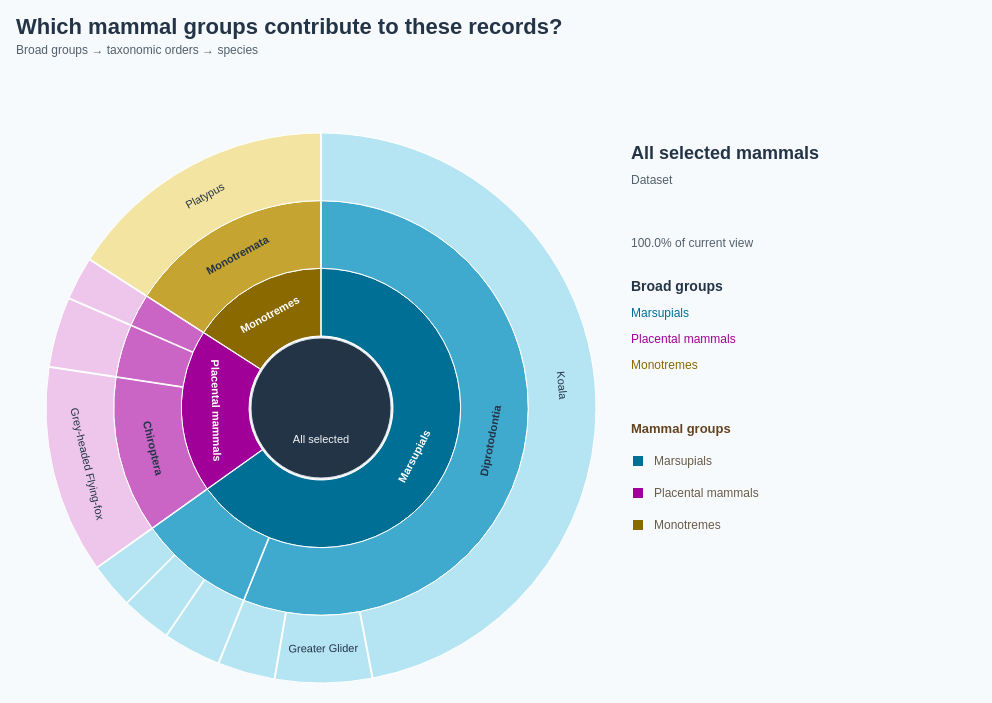

Here is the Vega-Lite specification saved for this chart:
### Vega specification from a JSON file in a GitHub repository (floating-point values rounded to 4 significant figures)
{"$schema": "https://vega.github.io/schema/vega/v5.json", "description": "Zoomable sunburst using exactly the 4,034 observations for the 10 species embedded in DotMap.vg.json. Broad mammal group → taxonomic order → species. Species counts are aggregated directly from DotMap observations, including its coordinate and species selection. Higher taxonomy matched by genus to the Mammal Diversity Database, https://raw.githubusercontent.com/mammaldiversity/mammaldiversity.github.io/master/_data/mdd.csv (retrieved 2026-10-10); input scientific names retained. Internal counts are zero to avoid double counting. Counts reflect recording activity, not animal abundance. Click groups or orders to focus; click centre to return to parent; Escape resets. All data embedded. All rings follow mammal-group colours, with lighter shades for taxonomic orders and species. Uses the 10 most recent available observation years (2017–2026), including partial 2026.", "width": 960, "height": 614, "padding": 16, "background": "#f7fafc", "title": {"text": "Which mammal groups contribute to these records?", "subtitle": ["Broad groups → taxonomic orders → species"], "anchor": "start", "fontSize": 22, "color": "#243447", "subtitleFontSize": 12, "subtitleColor": "#52606d", "offset": 16, "subtitlePadding": 6, "subtitleLineHeight": 16, "font": "Arial", "fontWeight": "bold", "subtitleFont": "Arial"}, "signals": [{"name": "persistentFocus", "value": "all", "on": [{"events": "@segments:click, @childLabels:click", "update": "datum.children > 0 ? datum.id : persistentFocus"}, {"events": "@centre:click", "update": "persistentFocus === 'all' ? 'all' : data('focusNode')[0].parent"}, {"events": "view:keydown[event.key === 'Escape']", "update": "'all'"}, {"events": {"signal": "selectedMammalGroup"}, "update": "selectedMammalGroup || 'all'"}]}, {"name": "hovered", "value": null, "on": [{"events": "@segments:mouseover, @childLabels:mouseover", "update": "datum.id"}, {"events": "@segments:mouseout, @childLabels:mouseout", "update": "null"}, {"events": {"signal": "focus"}, "update": "null"}]}, {"name": "current", "update": "data('focusNode')[0]"}, {"name": "hole", "value": 72}, {"name": "radius", "value": 275}, {"name": "ring", "update": "(radius - hole) / (3 - current.depth)"}, {"name": "detail", "update": "hovered ? data('hoverNode')[0] : current"}, {"name": "legendColumnWidth", "value": 280}, {"name": "legendSymbolSize", "value": 100}, {"name": "selectedMammalGroup", "value": null, "on": [{"events": "@groupLegendSymbols:click, @groupLegendLabels:click", "update": "selectedMammalGroup === datum.group ? null : datum.group"}]}, {"name": "hoveredMammalGroup", "value": null, "on": [{"events": "@groupLegendSymbols:mouseover, @groupLegendLabels:mouseover", "update": "datum.group"}, {"events": "@groupLegendSymbols:mouseout, @groupLegendLabels:mouseout", "update": "null"}]}, {"name": "focus", "update": "hoveredMammalGroup != null ? hoveredMammalGroup : persistentFocus"}, {"name": "groupLegendTop", "update": "244 + length(data('children')) * 26 + 38"}], "data": [{"name": "taxonomy", "values": [{"id": "all", "parent": null, "label": "All selected mammals", "level": "Dataset", "count": 0, "path": "All selected mammals", "total": 4034, "speciesCount": 10}, {"id": "Marsupials", "parent": "all", "label": "Marsupials", "group": "Marsupials", "level": "Broad group", "count": 0, "path": "All selected mammals → Marsupials", "total": 2628, "speciesCount": 6}, {"id": "order:Dasyuromorphia", "parent": "Marsupials", "label": "Dasyuromorphia", "group": "Marsupials", "level": "Order", "count": 0, "path": "Marsupials → Dasyuromorphia", "total": 366, "speciesCount": 3}, {"id": "species:Dasyurus maculatus", "parent": "order:Dasyuromorphia", "label": "Spotted-tailed Quoll", "scientific": "Dasyurus maculatus", "group": "Marsupials", "level": "Species", "count": 120, "path": "Marsupials → Dasyuromorphia → Spotted-tailed Quoll", "total": 120, "speciesCount": 1}, {"id": "species:Dasyurus viverrinus", "parent": "order:Dasyuromorphia", "label": "Eastern Quoll", "scientific": "Dasyurus viverrinus", "group": "Marsupials", "level": "Species", "count": 108, "path": "Marsupials → Dasyuromorphia → Eastern Quoll", "total": 108, "speciesCount": 1}, {"id": "species:Sarcophilus harrisii", "parent": "order:Dasyuromorphia", "label": "Tasmanian Devil", "scientific": "Sarcophilus harrisii", "group": "Marsupials", "level": "Species", "count": 138, "path": "Marsupials → Dasyuromorphia → Tasmanian Devil", "total": 138, "speciesCount": 1}, {"id": "order:Diprotodontia", "parent": "Marsupials", "label": "Diprotodontia", "group": "Marsupials", "level": "Order", "count": 0, "path": "Marsupials → Diprotodontia", "total": 2262, "speciesCount": 3}, {"id": "species:Petauroides volans", "parent": "order:Diprotodontia", "label": "Greater Glider", "scientific": "Petauroides volans", "group": "Marsupials", "level": "Species", "count": 230, "path": "Marsupials → Diprotodontia → Greater Glider", "total": 230, "speciesCount": 1}, {"id": "species:Phascolarctos cinereus", "parent": "order:Diprotodontia", "label": "Koala", "scientific": "Phascolarctos cinereus", "group": "Marsupials", "level": "Species", "count": 1896, "path": "Marsupials → Diprotodontia → Koala", "total": 1896, "speciesCount": 1}, {"id": "species:Setonix brachyurus", "parent": "order:Diprotodontia", "label": "Quokka", "scientific": "Setonix brachyurus", "group": "Marsupials", "level": "Species", "count": 136, "path": "Marsupials → Diprotodontia → Quokka", "total": 136, "speciesCount": 1}, {"id": "Placental mammals", "parent": "all", "label": "Placental mammals", "group": "Placental mammals", "level": "Broad group", "count": 0, "path": "All selected mammals → Placental mammals", "total": 764, "speciesCount": 3}, {"id": "order:Carnivora", "parent": "Placental mammals", "label": "Carnivora", "group": "Placental mammals", "level": "Order", "count": 0, "path": "Placental mammals → Carnivora", "total": 103, "speciesCount": 1}, {"id": "species:Neophoca cinerea", "parent": "order:Carnivora", "label": "Australian Sea Lion", "scientific": "Neophoca cinerea", "group": "Placental mammals", "level": "Species", "count": 103, "path": "Placental mammals → Carnivora → Australian Sea Lion", "total": 103, "speciesCount": 1}, {"id": "order:Chiroptera", "parent": "Placental mammals", "label": "Chiroptera", "group": "Placental mammals", "level": "Order", "count": 0, "path": "Placental mammals → Chiroptera", "total": 494, "speciesCount": 1}, {"id": "species:Pteropus poliocephalus", "parent": "order:Chiroptera", "label": "Grey-headed Flying-fox", "scientific": "Pteropus poliocephalus", "group": "Placental mammals", "level": "Species", "count": 494, "path": "Placental mammals → Chiroptera → Grey-headed Flying-fox", "total": 494, "speciesCount": 1}, {"id": "order:Lagomorpha", "parent": "Placental mammals", "label": "Lagomorpha", "group": "Placental mammals", "level": "Order", "count": 0, "path": "Placental mammals → Lagomorpha", "total": 167, "speciesCount": 1}, {"id": "species:Oryctolagus cuniculus", "parent": "order:Lagomorpha", "label": "European Rabbit", "scientific": "Oryctolagus cuniculus", "group": "Placental mammals", "level": "Species", "count": 167, "path": "Placental mammals → Lagomorpha → European Rabbit", "total": 167, "speciesCount": 1}, {"id": "Monotremes", "parent": "all", "label": "Monotremes", "group": "Monotremes", "level": "Broad group", "count": 0, "path": "All selected mammals → Monotremes", "total": 642, "speciesCount": 1}, {"id": "order:Monotremata", "parent": "Monotremes", "label": "Monotremata", "group": "Monotremes", "level": "Order", "count": 0, "path": "Monotremes → Monotremata", "total": 642, "speciesCount": 1}, {"id": "species:Ornithorhynchus anatinus", "parent": "order:Monotremata", "label": "Platypus", "scientific": "Ornithorhynchus anatinus", "group": "Monotremes", "level": "Species", "count": 642, "path": "Monotremes → Monotremata → Platypus", "total": 642, "speciesCount": 1}]}, {"name": "tree", "source": "taxonomy", "transform": [{"type": "stratify", "key": "id", "parentKey": "parent"}, {"type": "partition", "field": "count", "sort": {"field": "value", "order": "descending"}, "size": [1, 1]}]}, {"name": "focusNode", "source": "tree", "transform": [{"type": "filter", "expr": "datum.id === focus"}]}, {"name": "hoverNode", "source": "tree", "transform": [{"type": "filter", "expr": "datum.id === hovered"}]}, {"name": "visible", "source": "tree", "transform": [{"type": "filter", "expr": "datum.depth > current.depth && datum.x0 >= current.x0 - 1e-10 && datum.x1 <= current.x1 + 1e-10"}, {"type": "formula", "expr": "2 * PI * (datum.x0 - current.x0) / (current.x1 - current.x0)", "as": "start"}, {"type": "formula", "expr": "2 * PI * (datum.x1 - current.x0) / (current.x1 - current.x0)", "as": "end"}, {"type": "formula", "expr": "hole + (datum.depth - current.depth - 1) * ring", "as": "inner"}, {"type": "formula", "expr": "hole + (datum.depth - current.depth) * ring", "as": "outer"}, {"type": "formula", "expr": "(datum.start + datum.end) / 2", "as": "mid"}]}, {"name": "children", "source": "tree", "transform": [{"type": "filter", "expr": "datum.parent === focus"}, {"type": "window", "sort": {"field": ["total", "label"], "order": ["descending", "ascending"]}, "ops": ["row_number"], "as": ["rank"]}, {"type": "filter", "expr": "datum.rank <= 12"}]}, {"name": "groupLegend", "values": [{"group": "Marsupials", "x": 16}, {"group": "Placental mammals", "x": 240}, {"group": "Monotremes", "x": 505}]}], "scales": [{"name": "groupColor", "type": "ordinal", "domain": ["Marsupials", "Placental mammals", "Monotremes"], "range": ["#006F95", "#A00097", "#8A6900"]}, {"name": "orderColor", "type": "ordinal", "domain": ["Marsupials", "Placental mammals", "Monotremes"], "range": ["#40A9CE", "#CA65C5", "#C5A431"]}, {"name": "leafColor", "type": "ordinal", "domain": ["Marsupials", "Placental mammals", "Monotremes"], "range": ["#B5E4F2", "#EEC6EC", "#F3E4A1"]}], "marks": [{"name": "segments", "type": "arc", "from": {"data": "visible"}, "encode": {"update": {"x": {"value": 305}, "y": {"value": 335}, "startAngle": {"field": "start"}, "endAngle": {"field": "end"}, "innerRadius": {"field": "inner"}, "outerRadius": {"field": "outer"}, "fill": {"signal": "scale(datum.depth === 1 ? 'groupColor' : datum.depth === 2 ? 'orderColor' : 'leafColor', datum.group)"}, "fillOpacity": {"value": 1}, "stroke": {"signal": "hovered === datum.id ? '#243447' : '#ffffff'"}, "strokeWidth": {"signal": "hovered === datum.id ? 2.5 : 1"}, "padAngle": {"value": 0.003}, "cursor": {"signal": "datum.children > 0 ? 'pointer' : 'default'"}, "tooltip": {"signal": "{'Name': datum.label, 'Level': datum.level, 'Scientific name': datum.scientific || '—', 'Observations': format(datum.total, ',d'), 'Share of current view': format(datum.total / current.total, '.1%'), 'Species': datum.speciesCount}"}, "description": {"signal": "datum.path + ': ' + format(datum.total, ',d') + ' observations'"}}}}, {"name": "arcLabels", "type": "text", "interactive": false, "from": {"data": "visible"}, "encode": {"update": {"x": {"value": 305}, "y": {"value": 335}, "theta": {"field": "mid"}, "radius": {"signal": "(datum.inner + datum.outer) / 2"}, "angle": {"signal": "datum.mid * 180 / PI + (datum.mid > PI / 2 && datum.mid < 3 * PI / 2 ? 180 : 0)"}, "align": {"value": "center"}, "baseline": {"value": "middle"}, "text": {"signal": "datum.id === 'order:Dasyuromorphia' ? '' : datum.label"}, "fontSize": {"value": 11}, "fontWeight": {"signal": "datum.children > 0 ? 'bold' : 'normal'"}, "fill": {"signal": "datum.depth === 1 ? '#ffffff' : '#243447'"}, "limit": {"signal": "min(130, (datum.end - datum.start) * (datum.inner + datum.outer) / 2 - 12)"}, "opacity": {"signal": "(datum.end - datum.start) * (datum.inner + datum.outer) / 2 > 65 ? 1 : 0"}}}}, {"name": "centre", "type": "arc", "encode": {"update": {"x": {"value": 305}, "y": {"value": 335}, "startAngle": {"value": 0}, "endAngle": {"signal": "2 * PI"}, "innerRadius": {"value": 0}, "outerRadius": {"signal": "hole - 2"}, "fill": {"value": "#243447"}, "stroke": {"value": "#dce4ed"}, "cursor": {"signal": "focus === 'all' ? 'default' : 'pointer'"}, "tooltip": {"signal": "{'Current group': current.label}"}}}}, {"name": "centreCount", "type": "text", "interactive": false, "encode": {"update": {"x": {"value": 305}, "y": {"value": 327}, "text": {"value": ""}, "fontSize": {"value": 22}, "fill": {"value": "#ffffff"}, "align": {"value": "center"}, "fontWeight": {"value": "bold"}}}}, {"name": "centreCaption", "type": "text", "interactive": false, "encode": {"update": {"x": {"value": 305}, "y": {"value": 350}, "text": {"value": ""}, "fontSize": {"value": 11}, "fill": {"value": "#F1F4F8"}, "align": {"value": "center"}}}}, {"name": "centreBack", "type": "text", "interactive": false, "encode": {"update": {"x": {"value": 305}, "y": {"value": 370}, "text": {"signal": "focus === 'all' ? 'All selected' : '↑ Go back'"}, "fontSize": {"value": 11}, "fill": {"value": "#F1F4F8"}, "align": {"value": "center"}}}}, {"name": "detailTitle", "type": "text", "interactive": false, "encode": {"update": {"x": {"value": 615}, "y": {"value": 86}, "text": {"signal": "detail.label"}, "fontSize": {"value": 18}, "fill": {"value": "#243447"}, "fontWeight": {"value": "bold"}, "limit": {"value": 330}}}}, {"name": "detailLevel", "type": "text", "interactive": false, "encode": {"update": {"x": {"value": 615}, "y": {"value": 111}, "text": {"signal": "detail.level + (detail.scientific ? ' · ' + detail.scientific : '')"}, "fontSize": {"value": 12}, "fill": {"value": "#52606d"}, "limit": {"value": 330}}}}, {"name": "detailCount", "type": "text", "interactive": false, "encode": {"update": {"x": {"value": 615}, "y": {"value": 147}, "text": {"value": ""}, "fontSize": {"value": 22}, "fill": {"value": "#243447"}, "fontWeight": {"value": "bold"}}}}, {"name": "detailShare", "type": "text", "interactive": false, "encode": {"update": {"x": {"value": 615}, "y": {"value": 174}, "text": {"signal": "format(detail.total / current.total, '.1%') + ' of current view'"}, "fontSize": {"value": 12}, "fill": {"value": "#52606d"}}}}, {"name": "listTitle", "type": "text", "interactive": false, "encode": {"update": {"x": {"value": 615}, "y": {"value": 218}, "text": {"signal": "current.depth === 0 ? 'Broad groups' : current.depth === 1 ? 'Taxonomic orders' : 'Species'"}, "fontSize": {"value": 14}, "fill": {"value": "#243447"}, "fontWeight": {"value": "bold"}}}}, {"name": "childLabels", "type": "text", "from": {"data": "children"}, "encode": {"update": {"x": {"value": 615}, "y": {"signal": "244 + (datum.rank - 1) * 26"}, "text": {"field": "label"}, "fontSize": {"value": 12}, "fill": {"scale": "groupColor", "field": "group"}, "fontWeight": {"signal": "hovered === datum.id ? 'bold' : 'normal'"}, "limit": {"value": 245}, "cursor": {"signal": "datum.children > 0 ? 'pointer' : 'default'"}, "tooltip": {"signal": "{'Name': datum.label, 'Observations': format(datum.total, ',d'), 'Share of current view': format(datum.total / current.total, '.1%')}"}}}}, {"name": "childCounts", "type": "text", "interactive": false, "from": {"data": "children"}, "encode": {"update": {"x": {"value": 944}, "y": {"signal": "244 + (datum.rank - 1) * 26"}, "align": {"value": "right"}, "text": {"value": ""}, "fontSize": {"value": 12}, "fill": {"value": "#52606d"}}}}, {"name": "groupLegendSymbols", "type": "symbol", "from": {"data": "groupLegend"}, "encode": {"update": {"x": {"value": 622}, "y": {"signal": "groupLegendTop + 28 + (datum.group === 'Marsupials' ? 0 : datum.group === 'Placental mammals' ? 1 : 2) * 32"}, "shape": {"value": "square"}, "size": {"signal": "legendSymbolSize"}, "fill": {"scale": "groupColor", "field": "group"}, "cursor": {"value": "pointer"}, "opacity": {"signal": "focus === 'all' || current.group === datum.group ? 1 : 0.3"}}}, "interactive": true}, {"name": "groupLegendLabels", "type": "text", "from": {"data": "groupLegend"}, "encode": {"update": {"x": {"value": 638}, "y": {"signal": "groupLegendTop + 28 + (datum.group === 'Marsupials' ? 0 : datum.group === 'Placental mammals' ? 1 : 2) * 32"}, "baseline": {"value": "middle"}, "text": {"field": "group"}, "fontSize": {"value": 12}, "fill": {"value": "#6a5b49"}, "font": {"value": "Arial"}, "cursor": {"value": "pointer"}, "opacity": {"signal": "focus === 'all' || current.group === datum.group ? 1 : 0.3"}, "fontWeight": {"signal": "focus !== 'all' && current.group === datum.group ? 'bold' : 'normal'"}}}, "interactive": true}, {"name": "groupLegendTitle", "type": "text", "interactive": false, "encode": {"update": {"x": {"value": 615}, "y": {"signal": "groupLegendTop"}, "text": {"value": "Mammal groups"}, "font": {"value": "Arial"}, "fontSize": {"value": 13}, "fontWeight": {"value": "bold"}, "fill": {"value": "#634320"}}}}], "config": {"font": "Arial", "legend": {"labelFont": "Arial", "titleFont": "Arial", "labelFontSize": 12, "titleFontSize": 13, "titleFontWeight": "bold", "labelColor": "#6a5b49", "titleColor": "#634320", "symbolType": "square", "symbolSize": 100, "rowPadding": 8, "columnPadding": 24, "labelOffset": 8}}, "usermeta": {"observationWindow": {"source": "Dataset/observations-794195.csv", "dateField": "observed_on", "years": [2017, 2018, 2019, 2020, 2021, 2022, 2023, 2024, 2025, 2026], "yearCount": 10, "includesPartialLatestYear": true}}}
